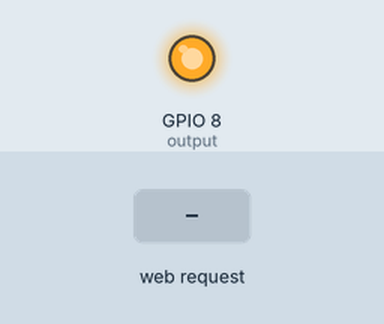
Bench run of a sketch on a simulated ESP32-C3. Shown: output pins drawn as LEDs (lit = HIGH). Inputs (shaded band) come from the test bench. WiFi joins after 1.5 s; servers stay silent unless stated; what the sketch prints to the serial monitor is not drawn.

Above: at 2.7 s.
2.8 s: HTTP request GET /on received
At 3.1 s:
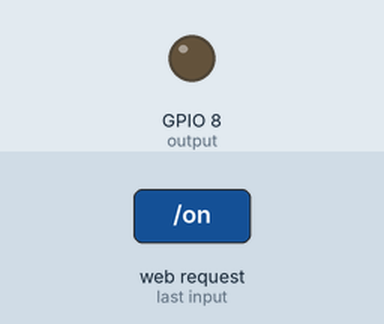
4.3 s: HTTP request GET /off received
At 5.5 s:
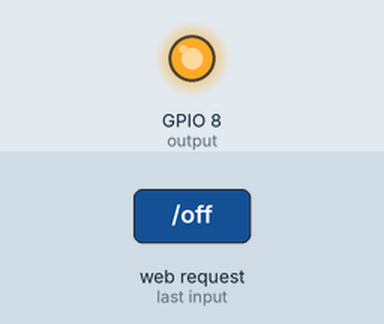
Timing chart, 0 to 7.3 s (numbered marks = the images above; inputs shaded):
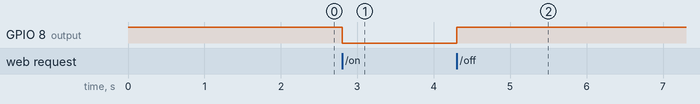

The sketch:

blink.ino
```cpp
#include <WiFi.h>
#include <WebServer.h>

// Replace with your network credentials
const char* ssid = "Totalplay-CE9F";
const char* password = "CE9F11A17A8HZzvs";

// Assign output variable to GPIO pin
const int output = 8;
String outputState = "OFF";

// Create a web server object
WebServer server(80);

// Function to handle turning GPIO on
void handleGPIOOn() {
  outputState = "ON";
  digitalWrite(output, LOW);
  handleRoot();
}

// Function to handle turning GPIO off
void handleGPIOOff() {
  outputState = "OFF";
  digitalWrite(output, HIGH);
  handleRoot();
}

// Function to handle the root URL and show the current state
void handleRoot() {
  String html = "<!DOCTYPE html><html><head><meta name=\"viewport\" content=\"width=device-width, initial-scale=1\">";
  html += "<link rel=\"icon\" href=\"data:,\">";
  html += "<style>";
  html += "html { font-family: Helvetica; text-align: center; background: #f5f7fa; margin: 0; padding: 20px; }";
  html += "body { max-width: 600px; margin: 0 auto; background: white; padding: 20px; border-radius: 10px; box-shadow: 0 2px 10px rgba(0,0,0,0.1); }";
  html += "h1 { color: #000000ff; font-size: 28px; margin-bottom: 20px; }";
  html += "p { color: #1f1f1fff; font-size: 18px; margin: 10px 0; }";
  html += ".button { background: #4c6fafff; border: none; color: white; padding: 12px 24px; text-decoration: none; font-size: 20px; border-radius: 8px; cursor: pointer; transition: background 0.2s ease; display: inline-block; width: 120px; box-sizing: border-box; }";
  html += ".button:hover { background: #5983cfff; }";
  html += ".button2 { background: #555555; }";
  html += ".button2:hover { background: #666666; }";
  html += "</style></head>";
  html += "<body><h1>ESP32 Web Server</h1>";

  // Display GPIO controls
  html += "<p>GPIO 8 - State " + outputState + "</p>";
  if (outputState == "ON") {
    html += "<p><a href=\"/off\"><button class=\"button button2\">OFF</button></a></p>";
    Serial.println("LED ON");
  } else {
    html += "<p><a href=\"/on\"><button class=\"button\">ON</button></a></p>";
    Serial.println("LED OFF");
  }

  html += "</body></html>";
  server.send(200, "text/html", html);
}

void setup() {
  // CPU Frequency
  Serial.begin(115200);

  // Initialize the output variable as output
  pinMode(output, OUTPUT);
  // Set the onboard LED to LOW (inverted logic)
  digitalWrite(output, HIGH);

  // Connect to Wi-Fi network
  Serial.print("Connecting to ");
  Serial.println(ssid);
  WiFi.begin(ssid, password);
  while (WiFi.status() != WL_CONNECTED) {
    delay(500);
    Serial.print(".");
  }
  Serial.println("");
  Serial.println("WiFi connected.");
  Serial.println("IP address: ");
  Serial.println(WiFi.localIP());

  // Set up the web server to handle different routes
  server.on("/", handleRoot);
  server.on("/on", handleGPIOOn);
  server.on("/off", handleGPIOOff);

  // Start the web server
  server.begin();
  Serial.println("HTTP server started");
}

void loop() {
  // Handle incoming client requests
  server.handleClient();
}
```

Measured:
- after the input at 2.8 s, GPIO 8 (output): HIGH → LOW at once
- after the input at 4.3 s, GPIO 8 (output): LOW → HIGH at once
